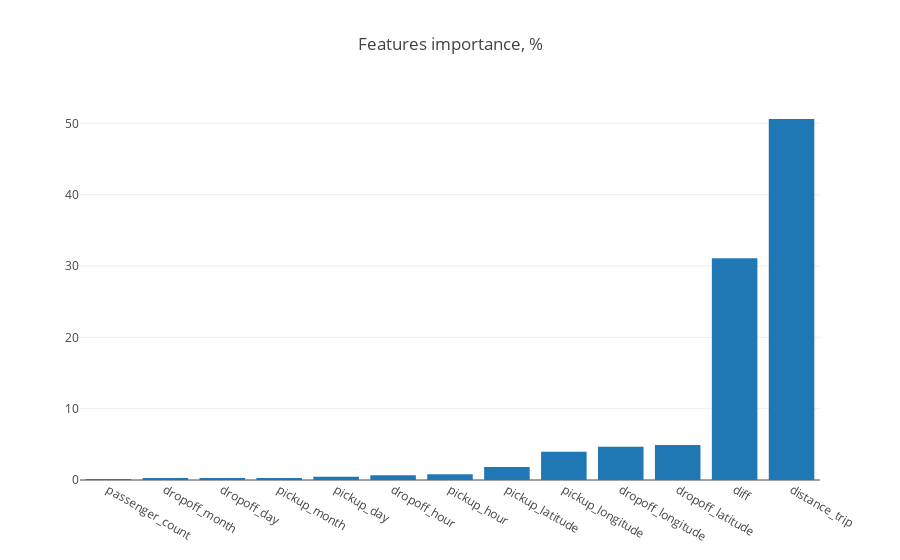

Notebook code cell kept with this figure:
### Code cell
# apply function to display results
display_importance(rf_reg)

### Figure 1 — Plotly figure (JSON) as saved in the notebook; plotly's stock layout.template omitted (floating-point values rounded to 4 significant figures)
{"data": [{"type": "bar", "uid": "ca4cfb51-3b38-4efb-9195-8d3147271daa", "x": ["passenger_count", "dropoff_month", "dropoff_day", "pickup_month", "pickup_day", "dropoff_hour", "pickup_hour", "pickup_latitude", "pickup_longitude", "dropoff_longitude", "dropoff_latitude", "diff", "distance_trip"], "y": [0.13, 0.27, 0.28, 0.29, 0.44, 0.68, 0.82, 1.84, 3.97, 4.65, 4.91, 31.1, 50.62]}], "layout": {"title": {"text": "Features importance, %"}}}
